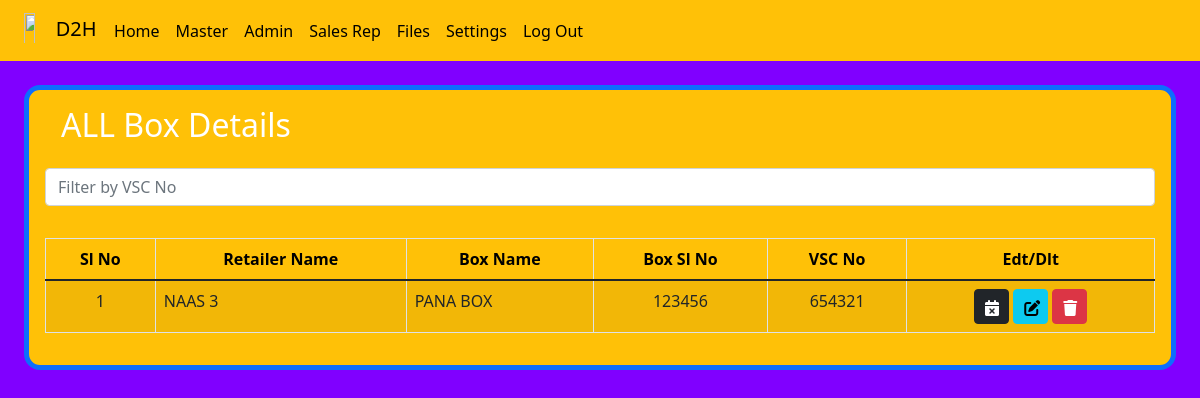
Before: /close_box_master with the older database file.
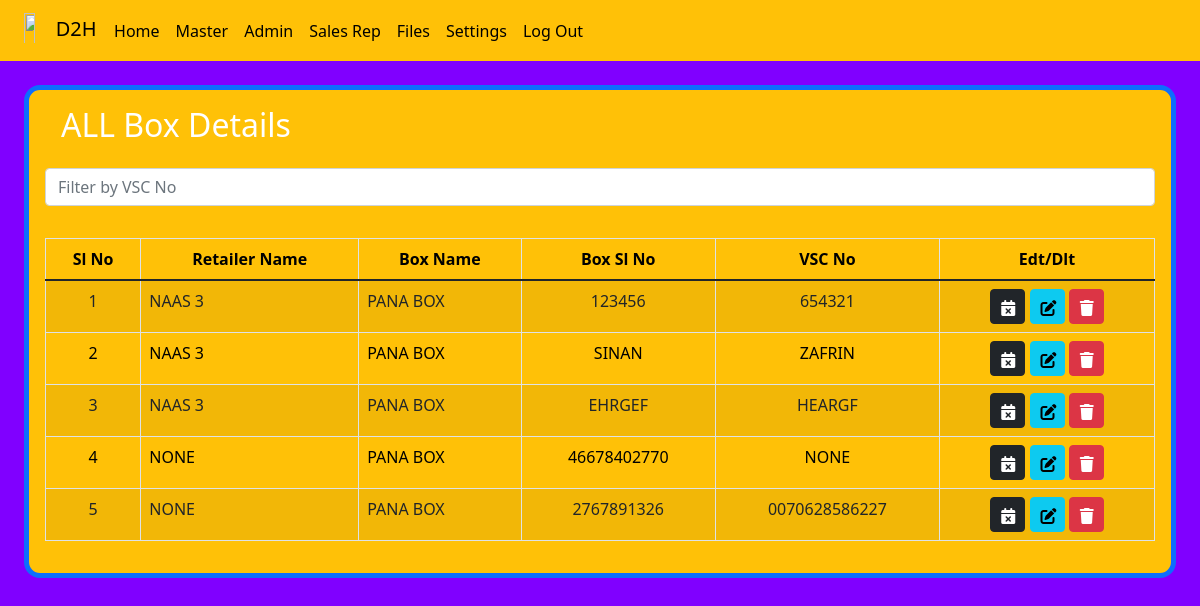
After: the same page with the newer database file.
### d2h_manager/models.py (models this page shows, shortened)
class box_product(models.Model):
    r_name = models.ForeignKey(retailer_master,on_delete=models.CASCADE,null=True,blank=True)
    b_name = models.ForeignKey(box_master, on_delete=models.CASCADE)
    b_slno=models.CharField(max_length=50 ,null=True,blank=True)
    b_vscno=models.CharField(max_length=50 ,null=True,blank=True)
    woc_date = models.DateField(null=True, blank=True )
    set= models.CharField(choices=set_choice , max_length=50 ,null=True )

class retailer_master(models.Model):
    r_name=models.CharField(max_length=50 ,null=True)
    address=models.CharField(max_length=50 ,null=True)
    ph_no=models.CharField(max_length=50 ,null=True)
    def __str__(self):
        return self.r_name

class box_master(models.Model):
    b_name=models.CharField(max_length=50 ,null=True)
    def __str__(self):
        return self.b_name

### d2h_manager/views.py (the view)
# urls.py: path('close_box_master',views.close_box_master,name='close_box_master'),
def close_box_master(request):
    products1 = box_product.objects.filter(woc_date__isnull=True)
    return render(request, 'woc_all.html', {'products1':products1})

### d2h_manager/templates/woc_all.html (shortened to what this page needs)
{% extends 'blank_layout.html' %}
{% load static %}
{% block content %}
<div class="container-fluid">
    <div class="row">
        <div class="onlypc1 pt-3 ">
            <div class="bg-warning p-2 border border-5 rounded-4 border-primary onlypc1">
                <h2 class="text-white px-4 p-2 ">ALL Box Details</h2>
                <div class="p-2">
                    <input type="text" id="searchInput" class="form-control mb-3 "placeholder="Filter by VSC No"></div>
                <div class="p-2">
                    <table id="example" class="table table-striped table-bordered" cellspacing="0" width="100%">
                        <thead>
                            <tr>
                                <th class="text-center">Sl No</th>
                                <th class="text-center">Retailer Name</th>
                                <th class="text-center">Box Name</th>
                                <th class="text-center">Box Sl No</th>
                                <th class="text-center">VSC No</th>
                                <th class="text-center">Edt/Dlt</th>
                            </tr>
                        </thead>
                        <tbody>
                            {% for product1 in products1 %}
                            <tr>
                                <td class="text-center">{{ forloop.counter0|add:1 }}</td>
                                <td class="">{{product1.r_name |upper}}</td>
                                <td class="boxName">{{product1.b_name |upper}}</td>
                                <td class="text-center">{{product1.b_slno |upper}}</td>
                                <td class="text-center vscNo">{{product1.b_vscno |upper}}</td>
                                <td class="text-center">
                                    <a href="{% url 'woc' product1.id %}"> <button
                                            style="height: 35px;width: 35px; padding-left: 10px;"
                                            class="btn btn-dark"><i class="fa-solid fa-calendar-xmark"></i></button></a>
                                    <a href="{% url 'box_details_edit' product1.id %}"> <button
                                            style="height: 35px;width: 35px; padding-left: 10px;"
                                            class="btn btn-info"><i class="fa-solid fa-pen-to-square"></i></button></a>
                                    <a href="{% url 'box_details_delete' product1.id %}"> <button
                                            style="height: 35px;width: 35px;padding-left: 10px;"
                                            class="btn btn-danger"><i class="fa-solid fa-trash"></i></button></a>
                                </td>
                            </tr>
                            {% endfor %}
                        </tbody>
                    </table>
                </div>
            </div>
        </div>
    </div>
</div>
{% endblock %}

Changed rows visible on the page:
now on this page (row edited): box_product: r_name "NAAS 3", b_name "PANA BOX", b_slno "SINAN", b_vscno "ZAFRIN"
added box_product: r_name "NAAS 3", b_name "PANA BOX", b_slno "EHRGEF", b_vscno "HEARGF"
added box_product: r_name "NONE", b_name "PANA BOX", b_slno "46678402770", b_vscno "NONE"
added box_product: r_name "NONE", b_name "PANA BOX", b_slno "2767891326", b_vscno "0070628586227"
